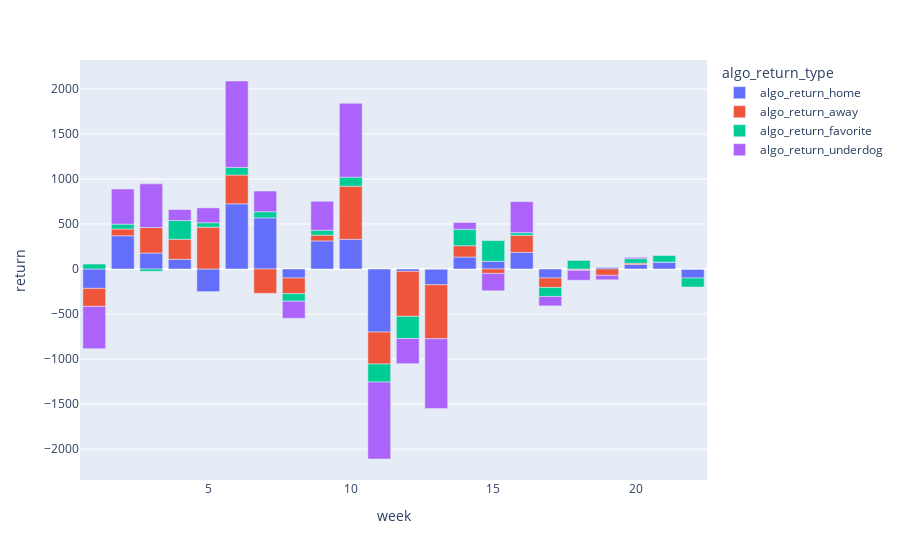

Notebook source saved alongside this figure:
### Code cell
# Week by week return 

fig = px.bar(test_pivoted, x="week", y="return", color='algo_return_type')
fig.show()

### Figure 1 — Plotly figure (JSON) as saved in the notebook; plotly's stock layout.template omitted (floating-point values rounded to 4 significant figures)
{"data": [{"alignmentgroup": "True", "hovertemplate": "algo_return_type=algo_return_home<br>week=%{x}<br>return=%{y}<extra></extra>", "legendgroup": "algo_return_home", "marker": {"color": "#636efa", "pattern": {"shape": ""}}, "name": "algo_return_home", "offsetgroup": "algo_return_home", "orientation": "v", "showlegend": true, "textposition": "auto", "type": "bar", "x": [1, 2, 3, 4, 5, 6, 7, 8, 9, 10, 11, 12, 13, 14, 15, 16, 17, 18, 19, 20, 21, 22], "xaxis": "x", "y": [-215.1, 369.2, 177.2, 107.9, -251.0, 724.0, 568.0, -100, 312, 330.1, -700, -25.95, -175, 133.2, 85.59, 184.1, -100, -4.71, 20, 50, 76.92, -100], "yaxis": "y"}, {"alignmentgroup": "True", "hovertemplate": "algo_return_type=algo_return_away<br>week=%{x}<br>return=%{y}<extra></extra>", "legendgroup": "algo_return_away", "marker": {"color": "#EF553B", "pattern": {"shape": ""}}, "name": "algo_return_away", "offsetgroup": "algo_return_away", "orientation": "v", "showlegend": true, "textposition": "auto", "type": "bar", "x": [1, 2, 3, 4, 5, 6, 7, 8, 9, 10, 11, 12, 13, 14, 15, 16, 17, 18, 19, 20, 21, 22], "xaxis": "x", "y": [-200, 75, 283.3, 222.2, 465, 320, -270, -173.8, 64.05, 590, -355, -500, -600, 125, -48.88, 190, -104.8, -10, -70, 15, 0, 0], "yaxis": "y"}, {"alignmentgroup": "True", "hovertemplate": "algo_return_type=algo_return_favorite<br>week=%{x}<br>return=%{y}<extra></extra>", "legendgroup": "algo_return_favorite", "marker": {"color": "#00cc96", "pattern": {"shape": ""}}, "name": "algo_return_favorite", "offsetgroup": "algo_return_favorite", "orientation": "v", "showlegend": true, "textposition": "auto", "type": "bar", "x": [1, 2, 3, 4, 5, 6, 7, 8, 9, 10, 11, 12, 13, 14, 15, 16, 17, 18, 19, 20, 21, 22], "xaxis": "x", "y": [54.95, 54.24, -24.81, 207.9, 48.98, 84.01, 68.03, -83.84, 54.05, 100.0, -200, -245.9, 0, 183.2, 229.7, 29.07, -100, 95.29, 0, 50, 76.92, -100], "yaxis": "y"}, {"alignmentgroup": "True", "hovertemplate": "algo_return_type=algo_return_underdog<br>week=%{x}<br>return=%{y}<extra></extra>", "legendgroup": "algo_return_underdog", "marker": {"color": "#ab63fa", "pattern": {"shape": ""}}, "name": "algo_return_underdog", "offsetgroup": "algo_return_underdog", "orientation": "v", "showlegend": true, "textposition": "auto", "type": "bar", "x": [1, 2, 3, 4, 5, 6, 7, 8, 9, 10, 11, 12, 13, 14, 15, 16, 17, 18, 19, 20, 21, 22], "xaxis": "x", "y": [-470, 390, 485.2, 122.2, 165, 960, 230, -190, 322, 820, -855, -280, -775, 75, -193, 345, -104.8, -110, -50, 15, 0, 0], "yaxis": "y"}], "layout": {"barmode": "relative", "legend": {"title": {"text": "algo_return_type"}, "tracegroupgap": 0}, "margin": {"t": 60}, "xaxis": {"anchor": "y", "domain": [0, 1], "title": {"text": "week"}}, "yaxis": {"anchor": "x", "domain": [0, 1], "title": {"text": "return"}}}}
